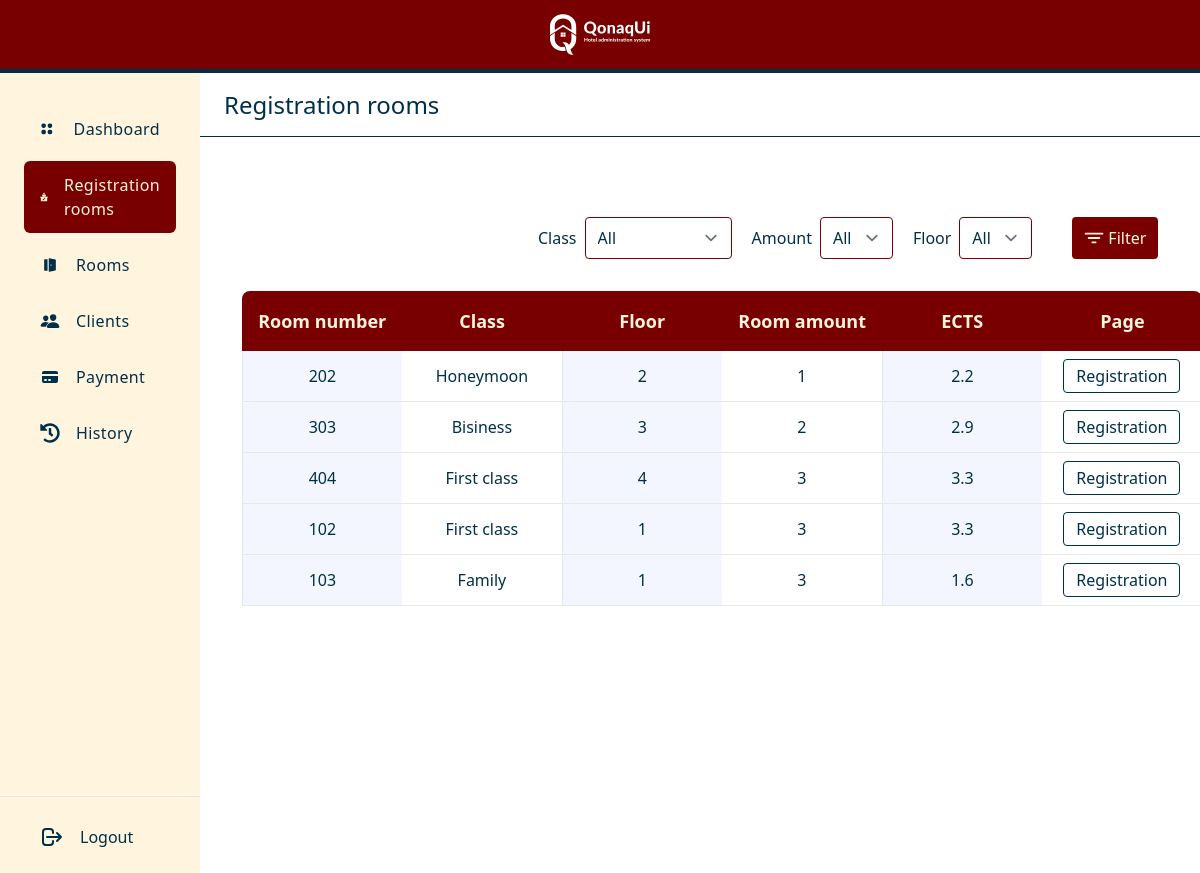
/registration/ (signed in), run on an earlier commit of the app's database.
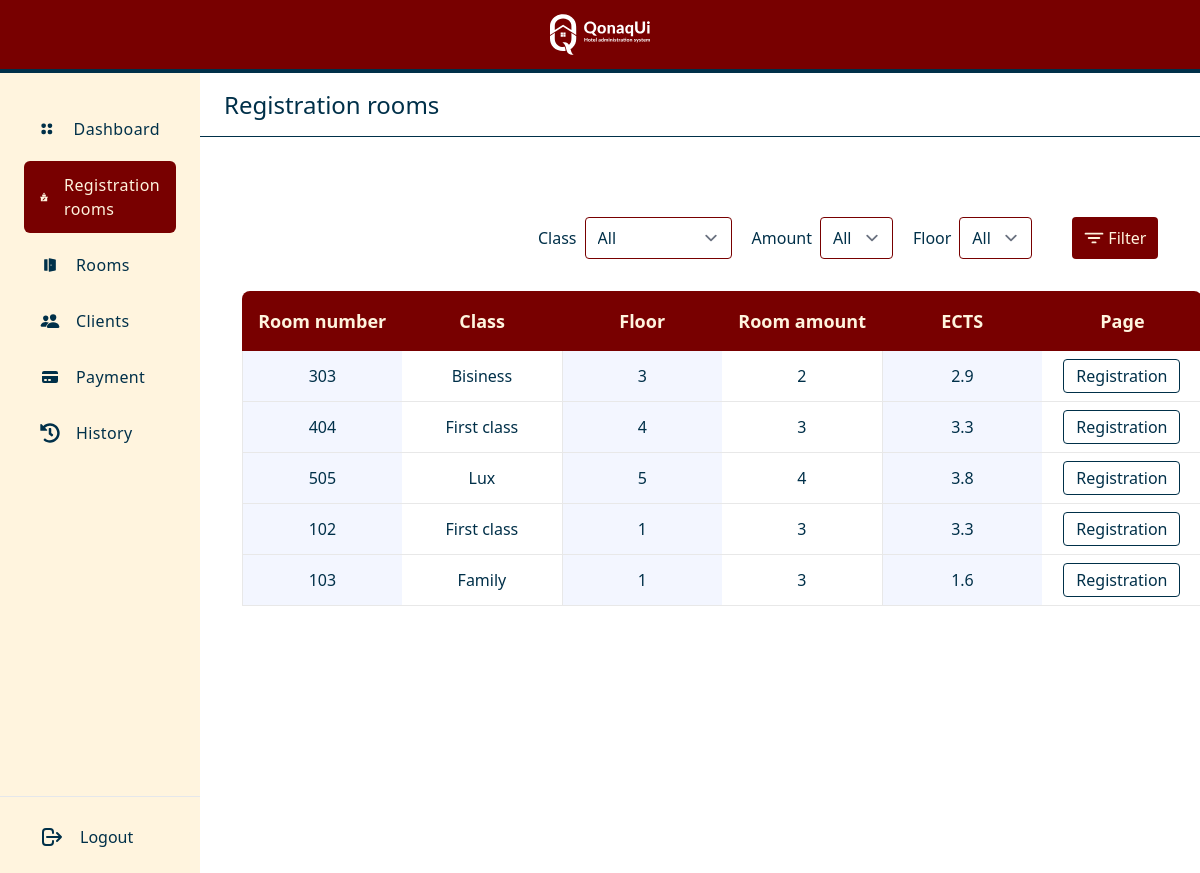
And on a later commit of the database.
### main/models.py (models this page shows, shortened)
class Room(models.Model):
    room_number = models.IntegerField()
    floor = models.IntegerField()
    status = models.CharField(max_length=1)
    room_class = models.ForeignKey(RoomClass, on_delete=models.SET_NULL, blank=True, null=True)
    room_amount = models.IntegerField()
    ects = models.DecimalField(max_digits=19, decimal_places=1)

class RoomClass(models.Model):
    class_name = models.CharField(max_length=50)
    cost = models.DecimalField(max_digits=19, decimal_places=2)
    def __str__(self):
        return self.class_name

### main/views.py (the view, shortened to what this page needs)
# urls.py: path('registration/', registration, name='registration'),
def registration(request):
    available_rooms_list = Room.objects.filter(status='A')
    if request.user.is_authenticated:
        context = {
            'rooms_list': available_rooms_list,
        }
        return render(request, 'main/registration_rooms.html', context=context)
    else:
        return HttpResponseRedirect('/')

### main/context_processors.py (called while the page is built)
def message_processor(request):
    url_name = resolve(request.path_info).url_name
    if url_name == 'dashboard':
        num = 1
    elif url_name == 'registration':
        num = 2
    elif url_name == 'registration_room':
        num = 2
    elif url_name == 'rooms':
        num = 3
    elif url_name == 'room_page':
        num = 3
    elif url_name == 'clients':
        num = 4
    elif url_name == 'payment':
        num = 5
    elif url_name == 'history':
        num = 6
    else:
        num = 0
    return {
        'page_num' : num
    }

### main/templates/main/registration_rooms.html (shortened to what the changed rows need)
{% extends 'main/base.html' %}
{% block body %}
      <div class="w-10/12">
        <section class="bg-white py-20">
            <div class="w-11/12  mx-auto">
               <div class="max-w-full">
                  {% if rooms_list.first %}
                  <table class="table-auto w-full">
                     <thead>
                        <tr class="bg-kyzyl-900 text-center ">
                           <th class="w-1/6 min-w-[160px] rounded-tl-lg text-lg font-semibold text-bezh py-4 px-3 border-l border-transparent">
                              Room number
                           </th>
                           <th class="w-1/6 min-w-[160px] text-lg font-semibold text-bezh py-4 px-3 border-l border-transparent">
                              Class
                           </th>
                           <th class="w-1/6 min-w-[160px] text-lg font-semibold text-bezh py-4 px-3 border-l border-transparent">
                              Floor
                           </th>
                           <th class="w-1/6 min-w-[160px] text-lg font-semibold text-bezh py-4 px-3 border-l border-transparent">
                              Room amount
                           </th>
                           <th class="w-1/6 min-w-[160px] text-lg font-semibold text-bezh py-4 px-3 border-l border-transparent">
                              ECTS
                           </th>
                           <th class="w-1/6 min-w-[160px] rounded-tr-lg text-lg font-semibold text-bezh py-4 px-3 border-l border-transparent">
                              Page
                           </th>
                     </thead>
                     <tbody>
                        {% for room in rooms_list %}
                        <tr>
                           <td class="text-center text-kok-900 font-medium text-base py-2 px-2 bg-[#F3F6FF] border-b border-l border-[#E8E8E8]">
                              {{ room.room_number }}
                           </td>
                           <td class="text-center text-kok-900 font-medium text-base py-2 px-2 bg-white border-b border-[#E8E8E8]">
                              {{ room.room_class }}
                           </td>
                           <td class="text-center text-kok-900 font-medium text-base py-2 px-2 bg-[#F3F6FF] border-b border-l border-[#E8E8E8]">
                              {{ room.floor }}
                           </td>
                           <td class="text-center text-kok-900 font-medium text-base py-2 px-2 bg-white border-b border-[#E8E8E8]">
                              {{ room.room_amount }}
                           </td>
                           <td class="text-center text-kok-900 font-medium text-base py-2 px-2 bg-[#F3F6FF] border-b border-l border-[#E8E8E8]">
                              {{ room.ects }}
                           </td>
                           <td class="text-center text-kok-900 font-medium text-base py-2 px-2 bg-white border-b border-r border-[#E8E8E8]">
                              <a href="{% url 'registration_room' room.pk %}" class="border border-kok-900  py-1 px-3 text-kok-900 inline-block rounded hover:text-bezh hover:bg-kok-900">
                                 Registration
                              </a>
                           </td>
                        </tr>
                        {% endfor %}
                     </tbody>
                  </table>
                  {% else %}
                     <p class="w-full text-center text-2xl text-kyzyl-900 py-4" colspan="6">
                        Rooms not found
                     </p>
                  {% endif %}
               </div>
            </div>
         </section>
      </div>
{% endblock %}

What changed in the data, as far as the page shows it:
no longer on this page (row edited): Room: room_number "202", room_class "Honeymoon", floor "2", room_amount "1", ects "2.2"
now on this page (row edited): Room: room_number "505", room_class "Lux", floor "5", room_amount "4", ects "3.8"
